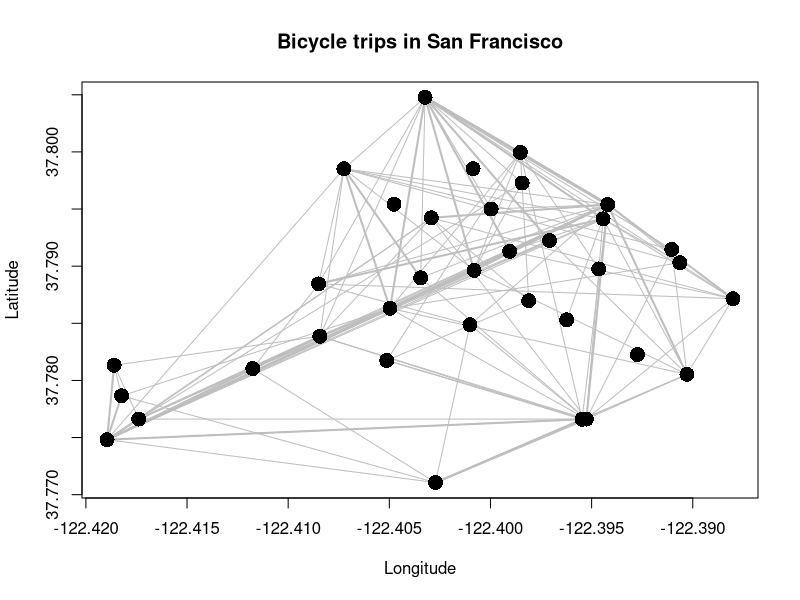

Recreate this plot in R. (Note: this script raises an error after producing the figure.)
#16_CT_p2

#(a) Read both data files into R and store them in a data frame each.
setwd('/Users/kurisuuu/Documents/glasgow_stats_2021/introtoR/2016_CT2-20210210')
stations=read.csv("stations.csv")
trips=read.csv("trips.csv")
#correct

#(b) How many docks are there in the entire system? 
#How many docks are there om the city of Mountain View?
#怎么选中行啊？
mount=subset(stations,stations$city=="Mountain View")
sum(mount$docks)
#correct; or
sum(subset(stations, city=="Mountain View")$docks)

#(c) What proportion of trips were made by subscribers and what 
#proportion of trips were made by customers?
#a=subset(trips,trips$subscription_type=="Subscriber")
#b=subset(trips,trips$subscription_type=="Customer")
#c=sum(!is.na(trips$subscription_type)) #怎么计数character的数量啊？
#d=sum(!is.na(a$subscription_type))
#e=sum(!is.na(b$subscription_type))
#propSub=d/c
#probCus=e/c
#correct，但是太繁琐，可以学习计数char的方法
#T=1,F=0，直接求mean
mean(trips$subscription_type=='Subscriber') 
mean(trips$subscription_type=='Customer')

#(d) Find the station name of the station with the fewest docks
stations[which.min(stations$docks),]$name

#(e) Create a plot of the GPS coordinates of the stations in San Francisco. 
#The label of the x-axis should be “Longitude” and
#the label of the y-axis should be “Latitude”. The title of the 
#plot should be “Bicycle trips in San Francisco”

###注意一下pch,cex wrong!
?plot
sfstations=subset(stations,stations$city=="San Francisco")
plot(lat~long,data=sfstations,xlab='Longitude',ylab='Latitude',
     main="Bicycle trips in San Francisco",pch=16,cex=2)

#(f) Create a so-called origin-destination matrix. The matrix should be 70 × 70 and the (i; j)-th entry should contain the
#number of trips made from station i to station j
###???????????????????????????????? wrong
od=matrix(0,nrow(stations),nrow(stations)) 
for(i in 1:nrow(od)){
  for(j in 1:ncol(od)){
    od[i,j]=nrow(subset(trips,start_id==i&end_id==j)) #matrix assignment
    #每次运行这个循环，都要进行一次subset，然后求出有多少行
  }
}

###or
od=matrix(0,nrow(stations),nrow(stations)) #initial matrix before using it!
for(i in 1:nrow(trips)){
  od[trips$start_id[i],trips$end_id[i]]=od[trips$start_id[i],trips$end_id[i]]+1
}
#对于trips的每一行，e.g.15行，使得od[33,45]的数值+1，从而实现了od计数
#此方法在于，不是遍历od，而是遍历trip，然后分配给指定的od
trips$start_id[15] #33
trips$end_id[15] #45

#(g) Add lines to your plot representing the number of trips between the stations in San Francisco. Do not show lines corresponding to trips involving stations outside San Francisco.
#If there are less than 5 trips between i and j (either way), do not show a line on your plot.
#If there are between 5 and 9 trips between i and j (either way), draw a line of width 1.
#If there are between 10 and 19 trips between i and j (either way), draw a line of width 2.
#If there are more than 20 trips between i and j (either way), draw a line of width 3.
#Your plot should look similar to the plot shown overleaf.
#If your code from part (f) is not working you can create a fake origin-destination matrix using the code below.
#R 1 od <- matrix(rpois(4900, 5), ncol=70)
?segments
?points
for (i in 1:nrow(sfstations)){ #why double loop? general method to go through matrix
  for (j in 1:nrow(sfstations)){
    if (i<j) { #if i<j只是一个条件，我写if(T) 一样成功，防止多余循环，应该有用
      n.trips=od[sfstations$id[i],sfstations$id[j]]+ #算出从A到B，从B到A
        od[sfstations$id[j],sfstations$id[i]]  #i.e两地所有通讯数量，调用od数据来算
      if (n.trips>=5) { #大于等于5是大前提，因为小于5不画图！
        lwd <- 1
        if (n.trips>=10) #嵌套if，要先满足大前提
          lwd <- 2
        if (n.trips>=20) #嵌套if，要先满足大前提
          lwd <- 3
        segments(sfstations$long[i], sfstations$lat[i], sfstations$long[j], 
                 sfstations$lat[j], col="grey", lwd=lwd)
        #连结sfstations$long[1], sfstations$lat[1]，和sfstations$long[2], sfstations$lat[2]
        #因为在大循环里，所以这一条命令会遍历i.e连结所有pairs of i,j
      }
    }
  }
}
points(sfstations$long, sfstations$lat, pch=16, cex=2) 
#让points再涂一点
#od[sfstations$id[1],sfstations$id[2]]+od[sfstations$id[2],sfstations$id[1]]
sfstations$long[1];sfstations$lat[1];sfstations$long[2];
sfstations$lat[2]
#再次plot points,用来加深points,使用points(x,y,pch="",cex="")函数


#2 (a) The number of ways in which we can draw n objects from a population of N objects is given by N!
#(N − n)!, assuming that
#we are retaining the order. For large N this formula suffers from numerical overflow.
#Write a function approx.permut, which takes N and n as arguments and which returns the approximation
#return (approx) 记得打括号 
#or 不需要返回变量
approx.permut = function(N, n) {
        sqrt(N/(N-n)) * (N/(N-n))^N * (N-n)^n * exp(-n)
}


#b 
#exact.permut=function(N,n){
#  for(i in 1:(n-1)){
#    q3_1<-N
#    q3_2<-q3_1*(N-i)}
#  return (q3_2)
#}
exact.permut(10,5)
### wrong 结果呢 是彻底wrong的，因为返回的数值，result不能写在循环里！！！
exact.permut=function(N,n){
  result=N
  for(i in 1:(n-1))
    result=result*(N-i)
  result
}
###or 使用prod函数求连积
exact.permut=function(N,n){
  prod((N-n+1):N)
}

#c
approx.permut(200,10)
exact.permut(200,10)
exp(lgamma(200+1)-lgamma(200-10+1))

#Q3  Pascal’s triangle is an illustration of Pascal’s rule for binomial coefficients:
#Use your function to compute the first 10 rows of Pascal’s triangle
###Ans
pascal=function(n){
  triangle=list(1) #初始化，因为第一层只有1
  if(n>1)
    for(k in 2:n) #每层循环
      triangle[[k]]=c(0,triangle[[k-1]])+c(triangle[[k-1]],0) 
    triangle #返回       #双括号来引用list元素，算式是known的                                    
}
pascal(10)


#The figure in the question sheet can be drawn as follows (not required)
draw.hexagon <- function(x, y, r=0.5/sin(pi/3)) {
   t <- seq(0,2*pi, len=7)
  lines(x+r*sin(t), y+r*cos(t))
   }
 draw.pascal <- function(pa) {
   par(mar=rep(0.1,4))
  n <- length(pa)
  yscale <- sin(pi/3)
  plot(NULL, xlim=c(0,n+1), ylim=yscale*c(-n-1,0), bty='n', xaxt='n', yaxt='n')
  x.centre <- (n+1)/2
   for (i in 1:n) {
    p <- length(pa[[i]])
    text(x.centre-p/2+1:p,-i*yscale,pa[[i]])
    for (j in 1:p)
       draw.hexagon(x.centre-p/2+j,-i*yscale)
     }
   }
draw.pascal(pascal(10))

#(4)
#(a) Write a function simulate.sir which simulates from the SIR model as set out above. The function should take the
#parameters N, initial.infected (I0), alpha (α), beta (β) and T as arguments. It should returns a data frame with
#T + 1 rows, in which the (t + 1)-st row contains the values of St, It and Rt.
#Your function should check whether 0 ≤ I0 ≤ N, 0 < α < 1 and β > 0 and produce an error message if this is not the
#case.
#The default values should be N = 1000, I0 = 0:01N (rounded to the nearest integer), α = 10 1 , β = 1 4 and T = 100.
#Hint: You can draw one realisation from the Bi(n; θ) distribution using the R function rbinom(1, n, theta). [10 marks]
simulate.sir=function(N=1000,initial.infected=round(0.01*N),alpha=0.1,beta=0.25,T=100){
  if((initial.infected<0)|(initial.infected>N))
    stop("invalid...")
  if((alpha<=0)|(alpha>=1))
    stop("invalid...")
  if(beta<0)
    stop("invalid")
  result <- data.frame(susceptible=numeric(T+1), infected=numeric(T+1), recovered=numeric(T+1))
  #让结果成为一个dataframe，比vector更灵活
  result$susceptible[1] <- N - initial.infected #1
  result$infected[1] <- initial.infected  #1
  result$recovered[1] <- 0 #1
  for(t in 1:T){
    Delta.S <- rbinom(1, result$susceptible[t], 1-exp(-beta*result$infected[t]/N)) #2.1
    Delta.I <- rbinom(1, result$infected[t], alpha) #2.2
    result$susceptible[t+1] <- result$susceptible[t] - Delta.S #2.3
    result$infected[t+1] <- result$infected[t] + Delta.S - Delta.I #2.3
    result$recovered[t+1] <- result$recovered[t] + Delta.I #2.3
  }
  result #output
}

#(b) Use your function simulate.sir to create one realisation from the SIR model (using the above default values for the
#parameters) and plot the three columns as three curves in one plot as shown below. The curves should use a different
#colour and/or line type. Add a legend to your plot.
?matplot #used to plot matrix
data=simulate.sir()
time <- 1:nrow(data)-1
matplot(time, data, type="l",ylim=c(0,1000), xlab="Time", ylab="Population")
  legend("right", col=1:3, lty=1:3, c("Susceptible", "Infected ", "Recovered"))
#用matplot来输出结果
#Instead of matplot we could have used
plot(time, data[,1], ylim=c(0,1000), xlab="Time" , ylab="Population",
     type="l",lty=1,col=1)
lines(time, data[,2], lty=2, col=2)
lines(time, data[,3], lty=3, col=3)


#(c) At the end of the epidemic (which we assume is at time T = 100) not every individual will have had the infection. It is of
#epidemiological interest to determine the proportion of individuals who have had the infection, R100/N.
#Create 50 realisations from the above model, each created by calling the function simulate.sir from part (a), again using
#the above default values for the parameters. Calculate the mean value of R100/N from the simulations.
results=numeric(50) #initilize一个长度为50的vector
for(i in 1:length(results)){
  data=simulate.sir()
  results[i]=simulate.sir()$recovered[101]/1000
}
mean(results)



